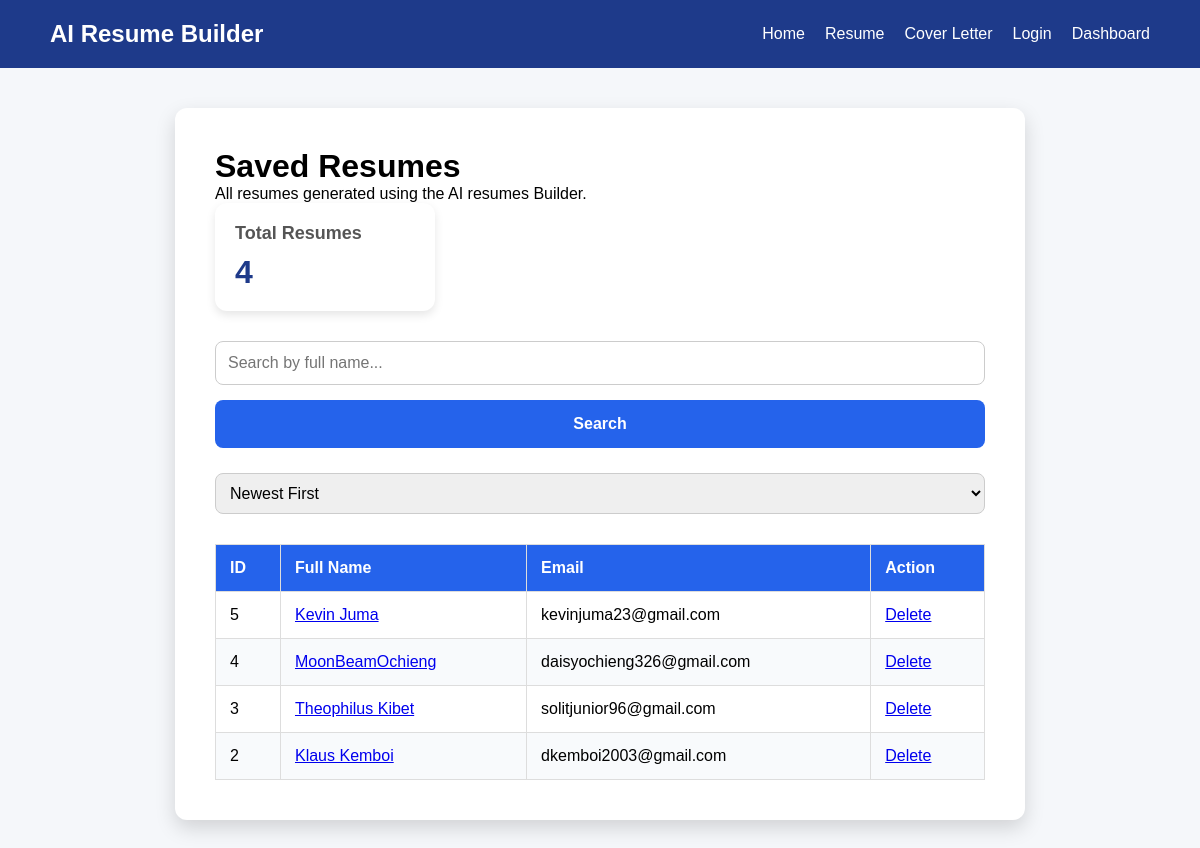
Page /dashboard on the earlier database version.
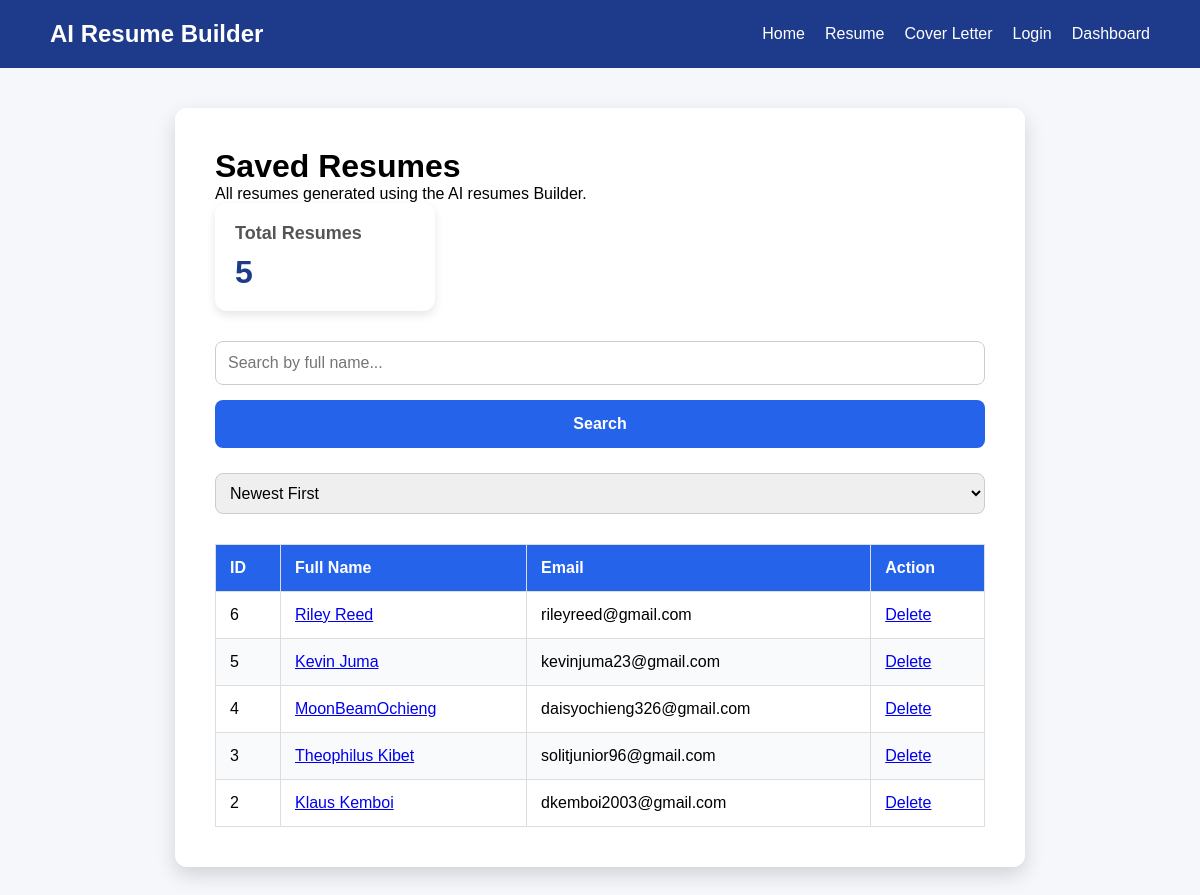
Same page on the later database version.
### tables this page shows
CREATE TABLE resumes(
            id INTEGER PRIMARY KEY AUTOINCREMENT,
            full_name TEXT,
            email TEXT,
            phone TEXT,
            education TEXT,
            skills TEXT,
            experience TEXT,
            summary TEXT
        );

### app.py (the view)
@app.route("/dashboard")
def dashboard():
    search_query = request.args.get("search", "")
    sort_by = request.args.get("sort", "newest")
    if search_query:
        resumes = search_resumes(search_query)
    else:
        resumes = sort_resumes(sort_by)
    stats = get_dashboard_stats()
    return render_template(
        "dashboard.html",
        resumes=resumes,
        search_query=search_query,
        sort_by=sort_by,
        stats=stats
    )

### database/db.py (called while the page is built)
def sort_resumes(sort_by):
    conn = sqlite3.connect(DB_PATH)
    cursor = conn.cursor()
    if sort_by == "oldest":
        query = """
            SELECT id, full_name, email
            FROM resumes
            ORDER BY id ASC
        """
    elif sort_by == "name_asc":
        query = """
            SELECT id, full_name, email
            FROM resumes
            ORDER BY full_name ASC
        """
    elif sort_by == "name_desc":
        query = """
            SELECT id, full_name, email
            FROM resumes
            ORDER BY full_name DESC
        """
    else:
        query = """
            SELECT id, full_name, email
            FROM resumes
            ORDER BY id DESC
        """
    cursor.execute(query)
    resumes = cursor.fetchall()
    conn.close()
    return resumes

def get_dashboard_stats():
    conn = sqlite3.connect(DB_PATH)
    cursor = conn.cursor()
    cursor.execute("SELECT COUNT(*) FROM resumes")
    total_resumes = cursor.fetchone()[0]
    conn.close()
    return {
        "total_resumes": total_resumes
    }

### templates/dashboard.html (shortened to what this page needs)
{%extends  "base.html" %}
{% block content %}
<div class="resume-preview">
    <h1>Saved Resumes</h1>
    <p>All resumes generated using the AI resumes Builder.</p>
    <div class="stats-container">
        <div class="stat-card">
            <h3>Total Resumes</h3>
            <p>{{ stats.total_resumes }}</p>
        </div>
    </div>
    <form method="GET" action="{{ url_for('dashboard') }}" class="search-form">
        <input
            type="text"
            name="search"
            placeholder="Search by full name..."
            value="{{ search_query }}">
        <button type="submit">Search</button>
    </form>
    <form method="GET" action="{{ url_for('dashboard') }}" class="sort-form">
        <select name="sort" onchange="this.form.submit()">
            <option value="newest"
                {% if sort_by == "newest" %}selected{% endif %}>
                Newest First
            </option>
        </select>
    </form>
    <table class="dashboard-table">
        <thead>
            <tr>
                <th>ID</th>
                <th>Full Name</th>
                <th>Email</th>
                <th>Action</th>
            </tr>
        </thead>
        <tbody>
            {% for resume in resumes %}
            <tr>
                <td>{{ resume[0] }}</td>
                <td>
                    <a href="{{url_for('view_resume', resume_id = resume[0]) }}">{{ resume[1] }}</a>
                </td>
                <td>{{ resume[2] }}</td>
                <td>
                    <a href="{{ url_for('delete_resume_route', resume_id = resume[0]) }}"
                    onclick="return confirm('Are you sure you want to delete this resume?');">
                    Delete
                    </a>
                </td>
            </tr>
            {% endfor %}
        </tbody>
    </table>
</div>
{% endblock %}

Differences in the rows shown:
added resumes: id "6", full_name "Riley Reed", email "rileyreed@gmail.com"
Other differences:
{{ stats.total_resumes }}: "4" → "5"
